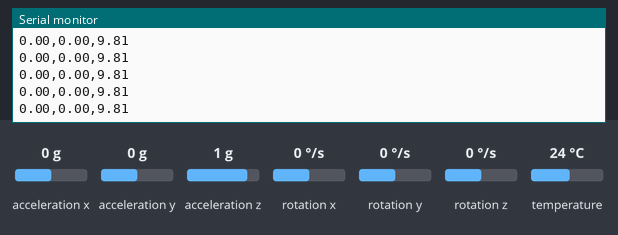
Bench run of a sketch on a simulated Arduino Uno, built with avr-gcc and run on an emulated ATmega328P. On the bench: the last lines printed to the serial monitor. The inputs (shaded band) are chosen by the test bench; at power-on: acceleration x 0 g, acceleration y 0 g, acceleration z 1 g, rotation x 0 °/s, rotation y 0 °/s, rotation z 0 °/s, temperature 24 °C.

Above: at 1.2 s.
1.3 s: acceleration x set to -1.4 g
At 2.3 s:
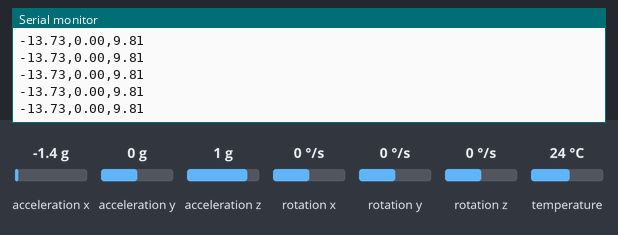
4.3 s: acceleration x set to 1.4 g
At 5.3 s:
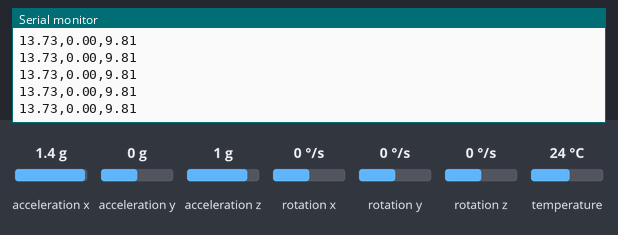
7.3 s: acceleration y set to -1.4 g
At 8.2 s:
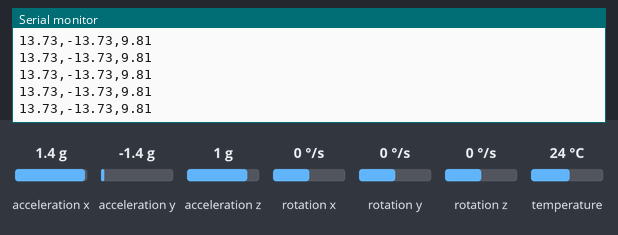
Timing chart, 0 to 8.6 s (numbered marks = the images above; inputs shaded):
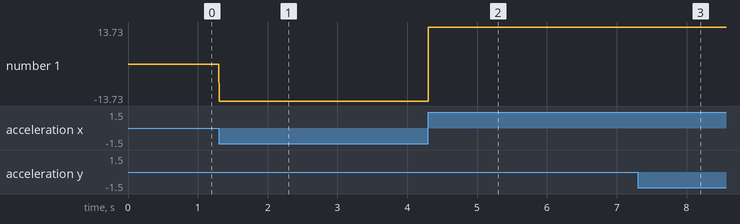

The sketch:

MPU6050_Real_time_Monitoring.ino
```cpp
#include <Arduino.h>
#include <Adafruit_MPU6050.h>
#include <Adafruit_Sensor.h>
#include <Wire.h>

Adafruit_MPU6050 mpu;

void setup() {
  Wire.begin();
  Wire.setClock(400000);
  Serial.begin(250000);


  if (!mpu.begin()) {

    Serial.println("Sensor init failed");

    while (1)

      yield();

  }

  Serial.println("Found a MPU-6050 sensor");

//Range : ±2g, ±4g, ±8g, and ±16g.
  mpu.setAccelerometerRange(MPU6050_RANGE_2_G);

}

void loop() {
  sensors_event_t a, g, temp;
  mpu.getEvent(&a, &g, &temp);

  //visualized the data
  Serial.print(a.acceleration.x);
  Serial.print(",");
  Serial.print(a.acceleration.y);
  Serial.print(",");
  Serial.print(a.acceleration.z);
  Serial.println();


}
```

Measured:
- after the input at 1.3 s, the serial monitor: prints a new line at once (image 1)
- after the input at 4.3 s, the serial monitor: prints a new line at once (image 2)
- after the input at 7.3 s, the serial monitor: prints a new line at once (image 3)
- plotted number 1: 0 → -13.73 after the input at 1.3 s, -13.73 → 13.73 after the input at 4.3 s
